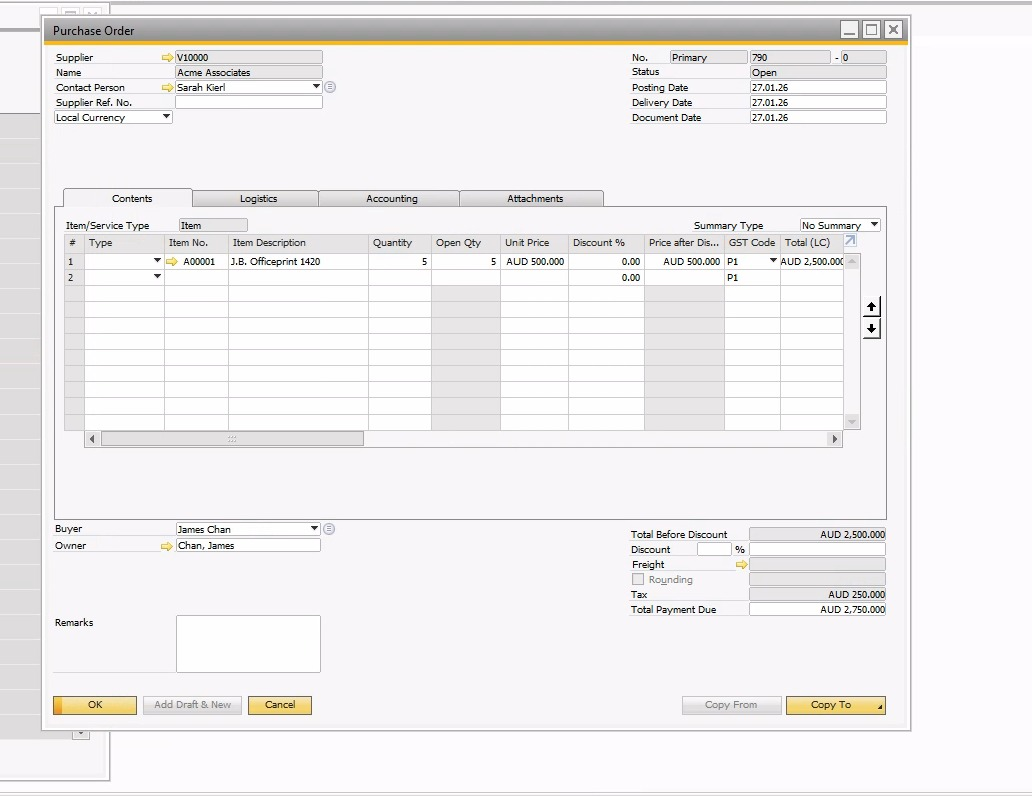
#> input picture input/po.png, 1032 x 796 px
$ python -i ocr_engine.py   (imports and definitions only)
#> lines starting #> are read from the running program, lines starting #| are printed output that depends on the picture; after the words box and inside, x2 and y2 are one past the last pixel; in counts of white or black regions, pixels touching at a corner belong together
"""
OCR Engine for SAP Business One screenshot processing.
Handles image preprocessing and text extraction.
"""

import cv2
import numpy as np
from PIL import Image
import pytesseract
from typing import Optional


class OCREngine:
    """OCR engine with preprocessing capabilities for better text extraction."""

    def __init__(self, tesseract_cmd: Optional[str] = None):
        """
        Initialize OCR engine.

        Args:
            tesseract_cmd: Path to tesseract executable (auto-detected if None)
        """
        if tesseract_cmd:
            pytesseract.pytesseract.tesseract_cmd = tesseract_cmd

    def preprocess_image(self, image_path: str) -> np.ndarray:
        """
        Preprocess image for better OCR results.

        Args:
            image_path: Path to input image

        Returns:
            Preprocessed image as numpy array
        """
#> called with image_path = '../input/po.png'
        # Read image
        img = cv2.imread(image_path)
#> img is the input picture: shape (796, 1032, 3); mean B, G, R 239.8, 239, 240.9

        if img is None:
            raise ValueError(f"Could not read image from {image_path}")

        # Resize image to improve OCR (scale up by 2x)
        height, width = img.shape[:2]
#> height = 796; width = 1032
        img = cv2.resize(img, (width * 2, height * 2), interpolation=cv2.INTER_CUBIC)
#> img: shape (1592, 2064, 3)

        # Convert to grayscale
        gray = cv2.cvtColor(img, cv2.COLOR_BGR2GRAY)

        # Apply bilateral filter to reduce noise while keeping edges sharp
        filtered = cv2.bilateralFilter(gray, 9, 75, 75)

        # Apply OTSU thresholding
        _, thresh = cv2.threshold(filtered, 0, 255, cv2.THRESH_BINARY + cv2.THRESH_OTSU)
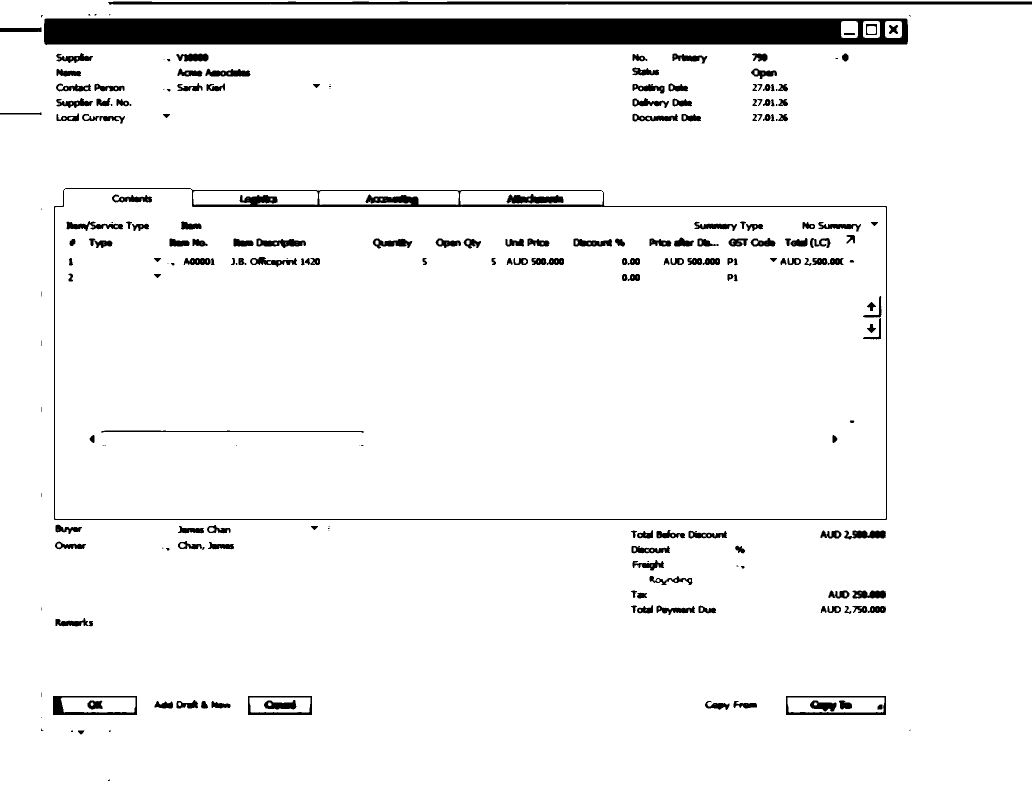
#> thresh: shape (1592, 2064) (shown at 1/2 size); 94.6% white; 231 black regions (46 under 20 px), largest, box (x1, y1, x2, y2) and area: (88, 37, 1816, 90) 86422, (108, 376, 1774, 1040) 15920, (216, 3, 2064, 10) 10542

        return thresh

    # [71 lines left out: functions extract_text, extract_text_with_boxes, not called in this run]

>>> result = OCREngine().preprocess_image('../input/po.png')

$ run again, on input/po4.png
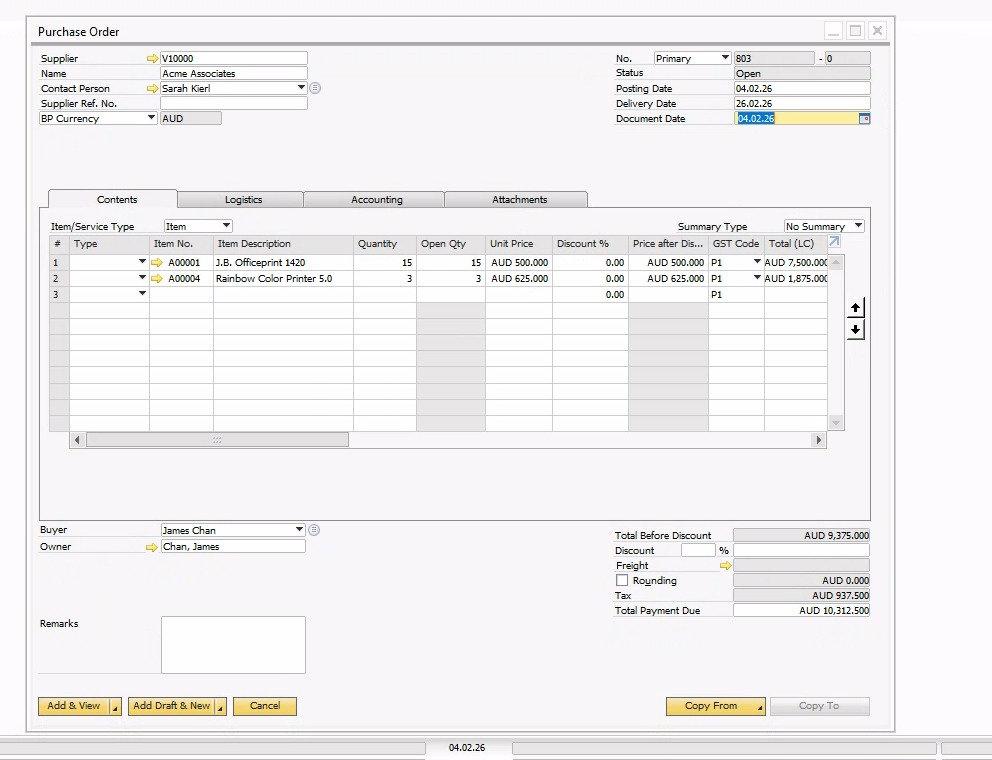
#> input picture input/po4.png, 992 x 760 px
#> in preprocess_image, img is the input picture: shape (760, 992, 3); mean B, G, R 241.6, 240.3, 242
#> img: shape (1520, 1984, 3)
#> in preprocess_image, `_, thresh = cv2.threshold(filtered, 0, 255, cv2.THRESH_BINARY + cv2.TH..`:
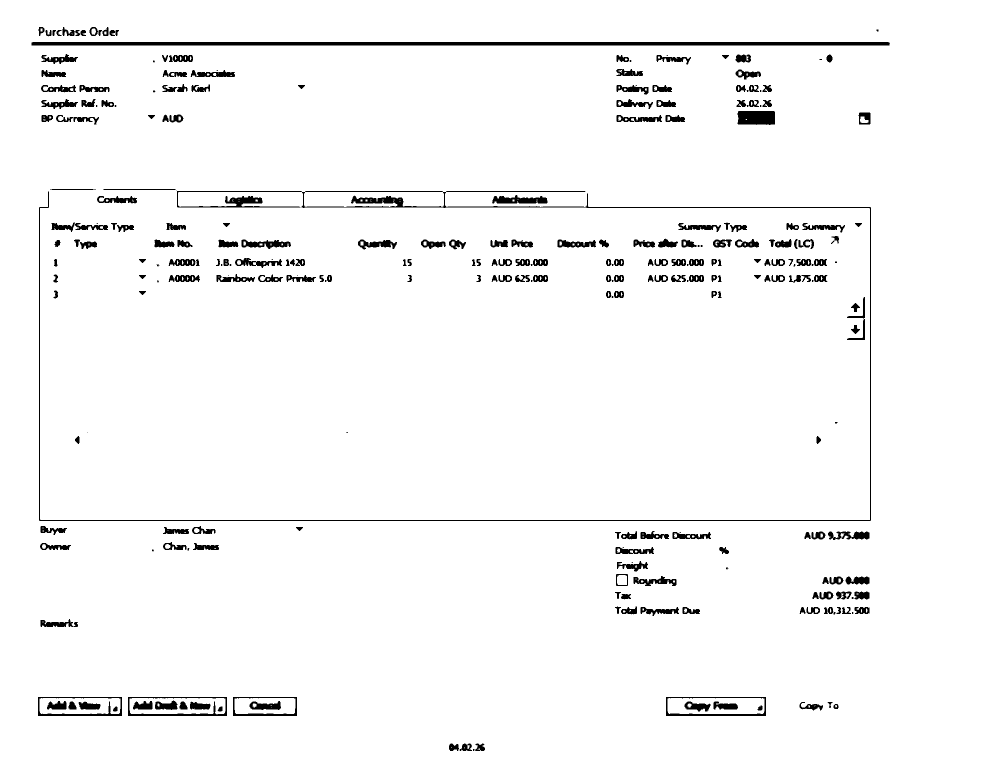
#> thresh: shape (1520, 1984) (shown at 1/2 size); 96.8% white; 280 black regions (49 under 20 px), largest, box (x1, y1, x2, y2) and area: (78, 381, 1742, 1042) 12790, (63, 84, 1780, 91) 12009, (1475, 222, 1550, 250) 1998
